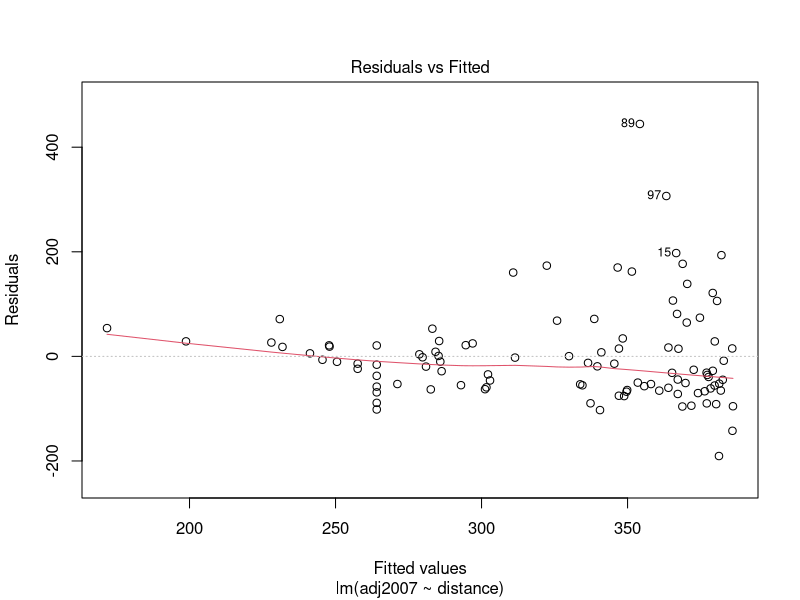
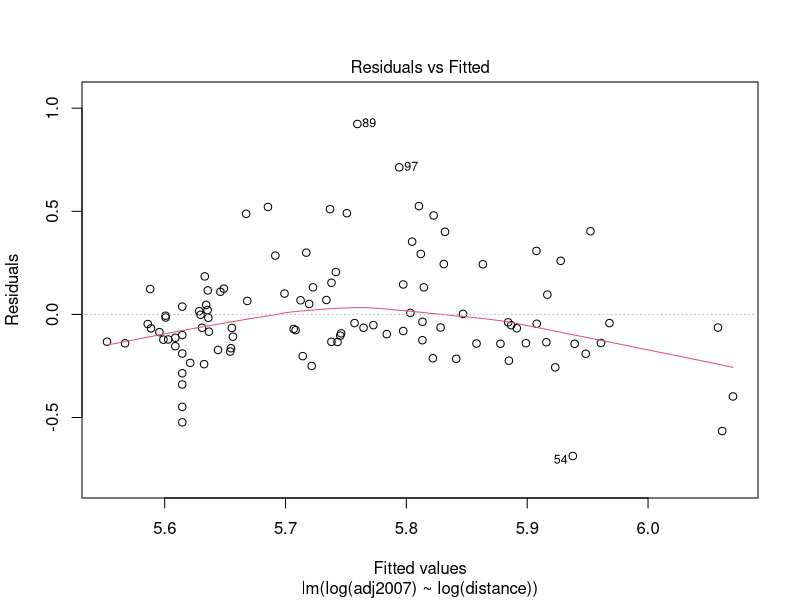
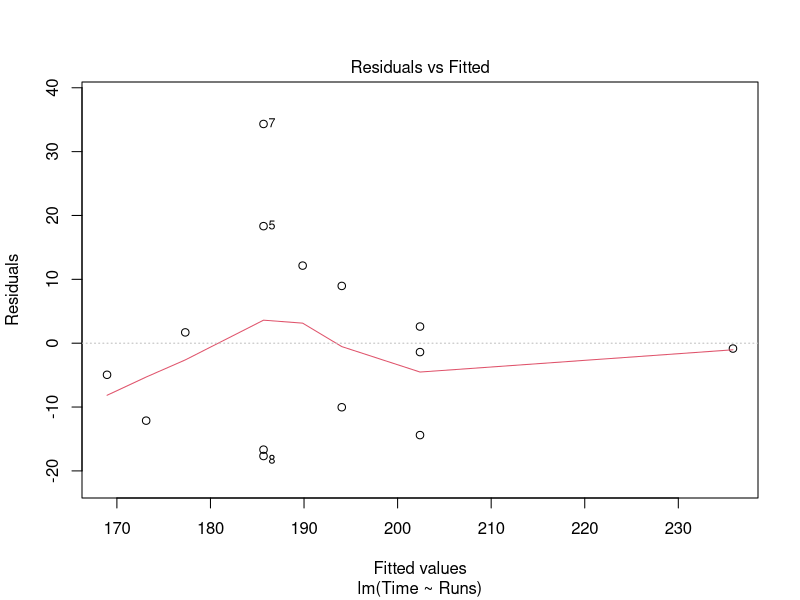
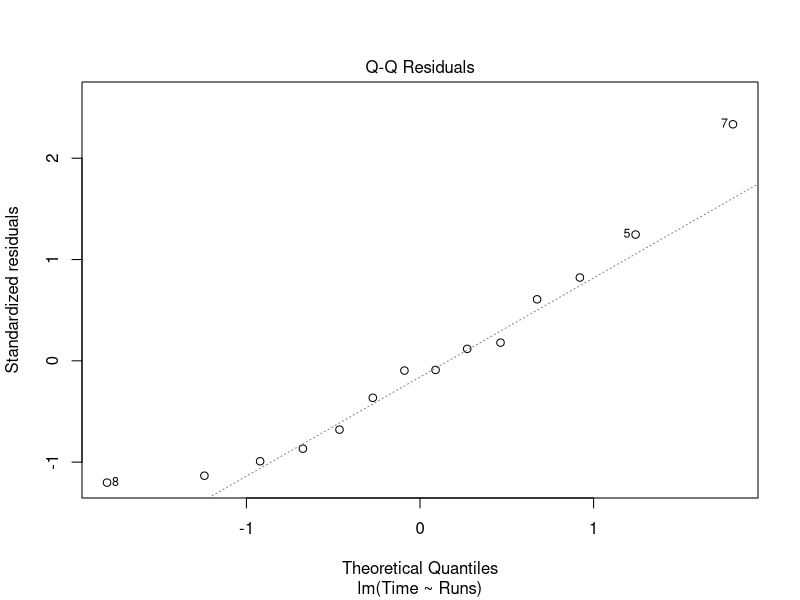

R code for these plots, in order:
## ---- chunk 1
library(tidyverse)
library(readr)

# 2.44
TextPrices <- read_csv("TextPrices.csv")
model_textbooks <- lm(Price ~ Pages, data = TextPrices)
predict(model_textbooks, newdata = data.frame(Pages = 450),
       interval = "confidence", level = 0.95)

# a. The 95% confidence interval for the mean cost of a 450-page textbook ranges from about $51.73 to $74.02, indicating strong confidence that the true average price of such books lies within this interval.

predict(model_textbooks, newdata = data.frame(Pages = 450),
       interval = "prediction", level = 0.95)

# b. For an individual 450-page textbook, the 95% prediction interval spans about $0.90 to $124.85, reflecting the larger spread in single prices versus the mean.

# c. Both intervals share the same midpoint (~$62.88), as they center on the regression model’s predicted value.

# d. The prediction interval is noticeably wider than the confidence interval because it incorporates individual price variation, not just uncertainty in the average.

# e. The narrowest prediction interval occurs near the dataset’s mean page count (~464.5), where variation from distance to the average is minimized.

# f. The 95% prediction interval for a 1500-page textbook is about $143.36 to $291.78. But since 1500 pages lies far outside the data’s observed range, this is extrapolation, and the model’s reliability here is questionable.

# 2.47
RailsTrails <- read_csv("RailsTrails.csv")
model_rails <- lm(adj2007 ~ distance, data = RailsTrails)
predict(model_rails, newdata = data.frame(distance = 0.5))

# a. A house half a mile from the trail is predicted to sell for ~$360,990.

predict(model_rails, newdata = data.frame(distance = 0.5),
       interval = "prediction", level = 0.90)

# b. The 90% prediction interval ranges from about $207,017 to $514,964, indicating that most homes half a mile away are expected to fall within this price bracket.
plot(model_rails, which = 1)

# c. The residual plot shows unequal variance, suggesting the constant variance assumption is violated, which reduces the reliability of the intervals in (a) and (b).

model_log <- lm(log(adj2007) ~ log(distance), data = RailsTrails)
predict(model_log, newdata = data.frame(distance = 0.5),
       interval = "prediction", level = 0.90)

# d. With a log transformation, the 90% prediction interval is (5.36, 6.21) in log-dollars, or roughly $211,866 to $499,049 after conversion. This interval is narrower, meaning the logged model provides more precise predictions.

plot(model_log, which = 1)

# e. The log-transformed model shows much more stable variance, so assumptions are met better. The interval back on the dollar scale is narrower, reflecting the improved model fit.

# 2.54
BaseballTimes2017 <- read_csv("BaseballTimes2017.csv")
numeric_data <- BaseballTimes2017 %>% select(where(is.numeric))
cor(numeric_data)
# a. The predictor with the strongest correlation to game length is Runs (r ≈ 0.745).

model_runs <- lm(Time ~ Runs, data = BaseballTimes2017)
summary(model_runs)

# b. The fitted regression model is Time = 148.04 + 4.18 × Runs, meaning each additional run increases average game time by about 4.2 minutes.

# c. With p ≈ 0.002, we reject the null hypothesis, concluding that runs have a significant effect on game duration.

plot(model_runs, which = 1)
plot(model_runs, which = 2)

# d. The residuals vs fitted plot shows no major pattern, which is good. The Q–Q plot suggests slight right-skew in the residuals. Despite this imperfection, the small p-value provides strong evidence of a correlation.

